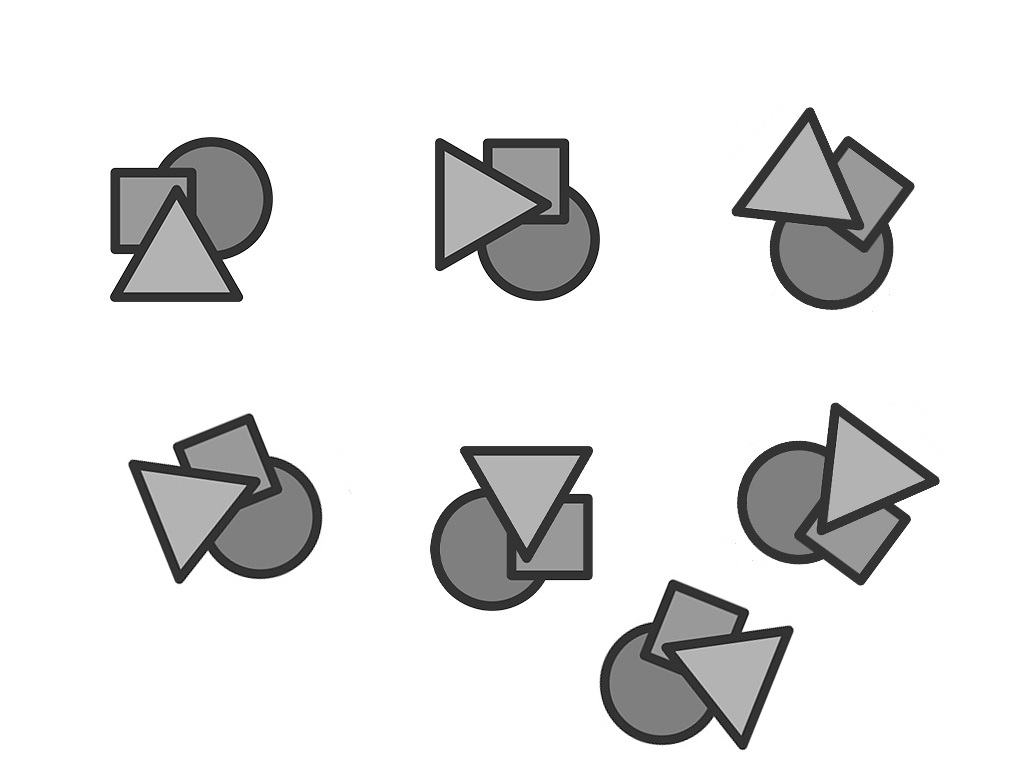
//> input picture scene2.jpg, 1024 x 768 px
$ ./main   (built with g++ and OpenCV 4)
//> lines starting //> are read from the running program, lines starting //| are printed output that depends on the picture; after the words box and inside, x2 and y2 are one past the last pixel; in counts of white or black regions, pixels touching at a corner belong together
#include <opencv2/opencv.hpp>
#include "opencv2/core/core.hpp"
#include "opencv2/imgproc/imgproc.hpp"
#include "opencv2/highgui/highgui.hpp"
#include <iostream>
#include <fstream>

using namespace cv;
using namespace std;
class MatchDescriptor {
public :
    vector<Point2d> sContour;
    vector<complex<float> > b;
    vector<complex<float> > a;
    vector<float> frequence;
    vector<float> rho,psi;
    double pi;
    int nbDesFit;

public :
    MatchDescriptor(){nbDesFit=7;pi=acos(-1.0);};;
    float AjustementRtSafe(vector<Point2d> &c,float &alphaMin,float &phiMin,float &sMin);
    float Ajustement(vector<Point2d> &c,float &alphaMin,float &phiMin,float &sMin);
    void falpha(float x,float *fn,float *df);
    void InitFrequence();
    float rtsafe(float x1,float x2,float xacc);
    float Distance(complex<float> r,float alpha)
    {
    long			i;
    complex<float>		j(0,1);
    float 		d=0;

    for (i=1;i<=nbDesFit;i++)
    {
        d += abs(a[i]-b[i]*r*exp(j*float(alpha*frequence[i])))+ abs(a[a.size()-i]-b[a.size()-i]*r*exp(j*float(alpha*frequence[a.size()-i])));
    }
    return d;
    };

};

void MatchDescriptor::InitFrequence()
{
long i;
int nbElt=sContour.size();
frequence.resize(sContour.size());

for (i=0;i<=nbElt/2;i++)
	frequence[i] = 2*pi*(float)i/nbElt;
for (i=nbElt/2+1;i<nbElt;i++)
	frequence[i] = 2*pi*(float)(i-nbElt)/nbElt;
}


void MatchDescriptor::falpha(float x,float *fn,float *df)
{
long 	n,nbElt = sContour.size();
float	s1=0,s2=0,s3=0,s4=0;
float	ds1=0,ds2=0,ds3=0,ds4=0;

for (n=1;n<=nbDesFit;n++)
	{
	s1 += 	rho[n] * sin(psi[n]+frequence[n]*x) +
			rho[nbElt-n] * sin(psi[nbElt-n]+frequence[nbElt-n]*x);
	s2 += 	frequence[n] * rho[n] * cos(psi[n]+frequence[n]*x) +
			frequence[nbElt-n] * rho[nbElt-n] * cos(psi[nbElt-n]+frequence[nbElt-n]*x);
	s3 += 	rho[n] * cos(psi[n]+frequence[n]*x) +
			rho[nbElt-n] * cos(psi[nbElt-n]+frequence[nbElt-n]*x);
	s4 += 	frequence[n] * rho[n] * sin(psi[n]+frequence[n]*x) +
			frequence[nbElt-n] * rho[nbElt-n] * sin(psi[nbElt-n]+frequence[nbElt-n]*x);
	ds1 += 	frequence[n]*rho[n] * cos(psi[n]+frequence[n]*x) +
	 		frequence[nbElt-n]*rho[nbElt-n] * cos(psi[nbElt-n]+frequence[nbElt-n]*x);
	ds2 += 	-frequence[n]*frequence[n] * rho[n] * sin(psi[n]+frequence[n]*x) -
			frequence[nbElt-n]*frequence[nbElt-n] * rho[nbElt-n] * sin(psi[nbElt-n]+frequence[nbElt-n]*x);
	ds3 += 	-frequence[n]*rho[n] * sin(psi[n]+frequence[n]*x) -
			frequence[nbElt-n]*rho[nbElt-n] * sin(psi[nbElt-n]+frequence[nbElt-n]*x);
	ds4 += 	frequence[n]*frequence[n] * rho[n] * cos(psi[n]+frequence[n]*x) +
	 		frequence[nbElt-n]*frequence[nbElt-n] * rho[nbElt-n] * cos(psi[nbElt-n]+frequence[nbElt-n]*x);
	}
*fn = s1 * s2 - s3 *s4;
*df = ds1 * s2 + s1 * ds2 - ds3 * s4 -  s3 * ds4;
}

float MatchDescriptor::AjustementRtSafe(vector<Point2d> &c,float &alphaMin,float &phiMin,float &sMin)
{
long		    n,nbElt = sContour.size();
float 		    s1,s2,sign1,sign2,df,x1=nbElt,x2=nbElt,dx;
float		    dist,distMin = 10000,alpha,s,phi;
complex<float> 	j(0,1),zz;

InitFrequence();
rho.resize(nbElt);
psi.resize(nbElt);

b.resize(nbElt);
a.resize(nbElt);
if (nbElt!=c.size())
	return -1;
for (n=0;n<nbElt;n++)
	{
	b[n] = complex<float>(sContour[n].x,sContour[n].y);
    a[n]=complex<float>(c[n].x,c[n].y);
	zz = conj(a[n])*b[n];
	rho[n] = abs(zz);
	psi[n] = arg(zz);
	}
float xp=-nbElt,fnp,dfp;
falpha(xp,&fnp,&dfp);

x1=nbElt,x2=nbElt;
sMin =1;
alphaMin = 0;
phiMin = arg(a[1]/b[1]);
do
	{
	x2 = x1;
    falpha(x2,&sign2,&df);
	dx = 1;
	x1 = x2;
	do
		{
        x2=x1;
		x1 -= dx;
        falpha(x1,&sign1,&df);
		}
	while ((sign1*sign2>0)&&(x1>-nbElt));
	if (sign1*sign2<0)
		{
		alpha = rtsafe(x1,x2,1e-8);
        falpha(alpha,&sign1,&df);
        alpha = alpha;
		s1 = 0;
		s2 = 0;
		for (n=1;n<nbElt;n++)
			{
			s1 += 	rho[n] * sin(psi[n]+frequence[n]*alpha);
			s2 += 	rho[n] * cos(psi[n]+frequence[n]*alpha);
			}
		phi = -atan(s1/s2);
        phi =-atan2(s1,s2);
		s1 = 0;
		s2 = 0;
        for (n = 1; n < nbElt; n++)
        {
			s1 += 	rho[n] * cos(psi[n]+frequence[n]*alpha+phi) ;
			s2 +=  abs(b[n] * conj(b[n]));
        }
		s = s1/s2;
		zz = s*exp(j*phi);
		if (s>0)
			dist = Distance(zz,alpha);
		else
			dist = 10000;
		if (dist<distMin)
			{
			 distMin = dist;
			alphaMin = alpha;
			phiMin = phi;
			sMin = s;
			}
		}
	}
while ((x1>-nbElt));
return distMin;
}


#define MAXIT 100

float MatchDescriptor::rtsafe(float x1,float x2,float xacc)
{
	long j;
	float df,dx,dxold,f,fh,fl;
	float temp,xh,xl,rts;

	falpha(x1,&fl,&df);
	falpha(x2,&fh,&df);
	if (fl < 0.0) {
		xl=x2;
		xh=x1;
	} else {
		xh=x2;
		xl=x1;
	}
	rts=0.5*(x1+x2);
	dxold=fabs(x2-x1);
	dx=dxold;
	falpha(rts,&f,&df);
	for (j=1;j<=MAXIT;j++)
		{
		if ((((rts-xh)*df-f)*((rts-xl)*df-f) >= 0.0)
			|| (fabs(2.0*f) > fabs(dxold*df)))
			{
			dxold=dx;
			dx=0.5*(xh-xl);
			rts=xl+dx;
			if (xl == rts) return rts;
			}
		else
			{
			dxold=dx;
			dx=f/df;
			temp=rts;
			rts -= dx;
			if (temp == rts)
				return rts;
			}
		if (fabs(dx) < xacc)
			return rts;
		falpha(rts,&f,&df);
		if (f < 0.0)
			xl=rts;
		else
			xh=rts;
		}
return 0.0;
}


Point2d Echantillon(vector<Point> &c,long i,float l1,float l2,float s)
{

Point2d d = c[(i+1) % c.size()] - c[i % c.size()];
Point2d p = Point2d(c[i % c.size()]) + d * (s-l1)/(l2-l1);
return p;
}


vector<Point2d> ReSampleContour(vector<Point> &c, int nbElt)
{
long 		nb=c.size();
float		l1=0,l2,p,d,s;
vector<Point2d> r;
int j=0;
p = arcLength(c,true);

l2 = norm(c[j]-c[j+1])/p;
for(int i=0;i<nbElt;i++)
	{
	s = (float)i/(float)nbElt;
	while (s>=l2)
		{
		j++;
		l1 = l2;
		d = norm(c[j % nb]-c[(j+1) % nb]);
		l2 = l1+d/p;
		}
	if ((s>=l1)&&(s<l2))
		r.push_back( Echantillon(c,j,l1,l2,s));
	}
return r;
}

int main(int argc, char **argv)
{
vector<vector<Point> > contours;
vector<Vec4i> hierarchy;
Mat mTest,mThresh,mConnected;

Mat m1,m2,m3,m4,m5;
Mat  m=imread("scene2.jpg",CV_LOAD_IMAGE_GRAYSCALE);
//> m: 768 rows x 1024 cols, CV_8UC1; min 0, max 255, mean 228.5

bitwise_not(m,m1);
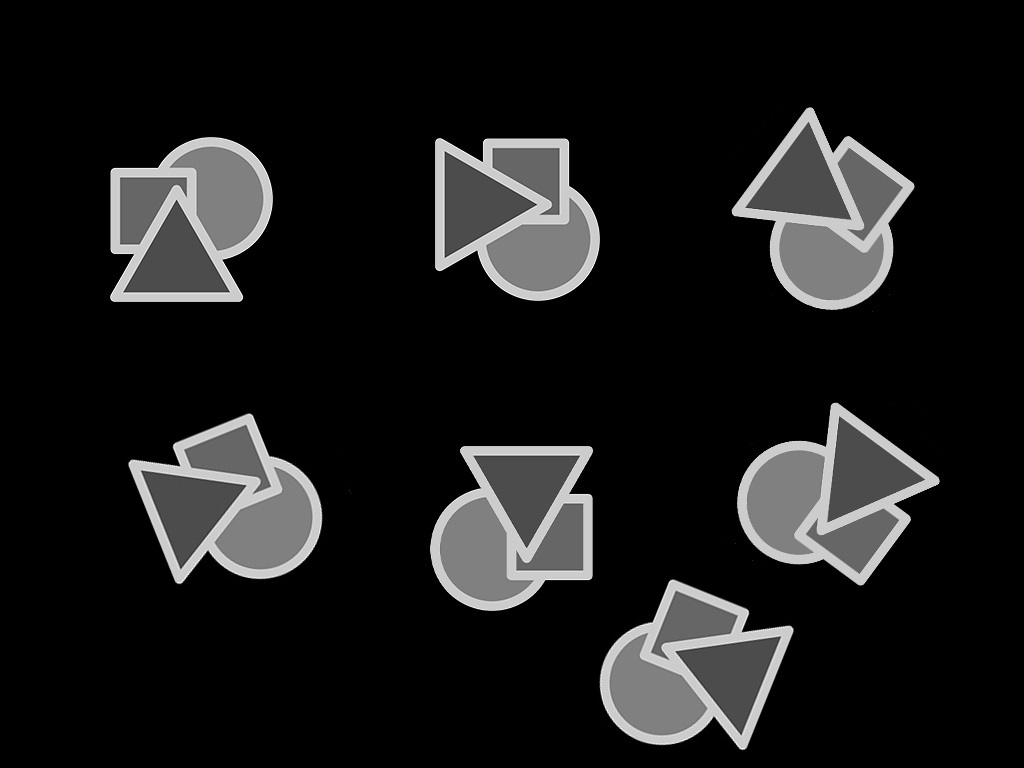
//> m1: 768 rows x 1024 cols, CV_8UC1; min 0, max 255, mean 26.5
threshold(m1,mThresh,5,255,THRESH_BINARY);
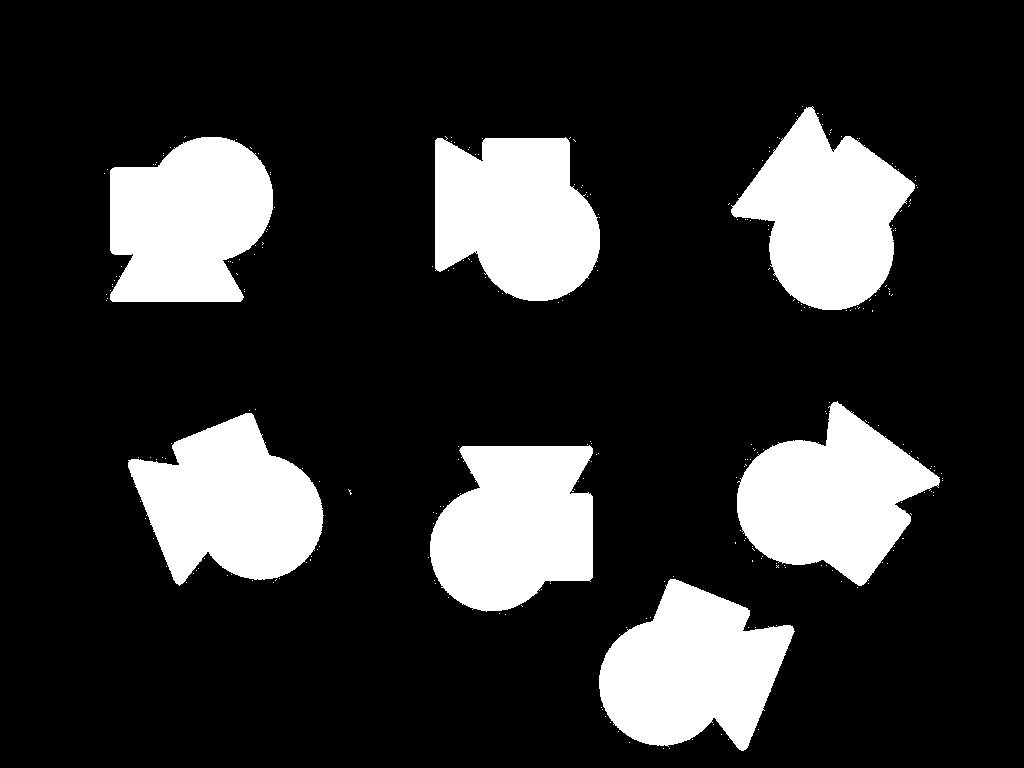
//> mThresh: 768 rows x 1024 cols, CV_8UC1; 19.2% white; 281 white regions (274 under 20 px)
findContours(mThresh,contours,hierarchy, CV_RETR_TREE, CV_CHAIN_APPROX_NONE);
//> contours = 288 contours, 281 with area under 20; largest, box (x1, y1, x2, y2) and area: (128, 413, 324, 586) 21370, (599, 579, 795, 751) 21368, (731, 106, 915, 310) 21206, (737, 401, 940, 586) 21198, (435, 136, 600, 301) 21101, (110, 137, 273, 302) 21090, (430, 445, 593, 612) 21067
int sizeMax=0,idx=0;
vector<int> ctrSelec;
for (int i = 0; i < contours.size(); i++)
{
    if (contours[i].size()>=500 )
    {
        ctrSelec.push_back(i);
    }
}

Mat mc=Mat::zeros(m.size(),CV_8UC3);
vector<vector<Point2d> > z;
vector<vector<Point2d> > Z;

z.resize(ctrSelec.size());
Z.resize(ctrSelec.size());
for (int i = 0; i<ctrSelec.size();i++)
{
    vector<Point2d> c = ReSampleContour(contours[ctrSelec[i]],1024);
    for (int j=0;j<c.size();j++)
        z[i].push_back(c[(j+i*10)%c.size()]);
    dft(z[i],Z[i],DFT_SCALE|DFT_REAL_OUTPUT);
}
//> this loop made 7 passes
//> (nb in ReSampleContour, p in ReSampleContour) on passes 1 to 7: (593, 700.3), (616, 689.7), (591, 700.8), (599, 731.1), (598, 664.3), (618, 695), (587, 716.6)
int indRef=1;
MatchDescriptor md;
md.sContour=Z[indRef];
md.nbDesFit=20;
vector<float> alpha,phi,s;
vector<vector<Point> > ctrRotated;
alpha.resize(ctrSelec.size());
phi.resize(ctrSelec.size());
s.resize(ctrSelec.size());


for (int i = 0; i<ctrSelec.size();i++)
{
    md.AjustementRtSafe(Z[i],alpha[i],phi[i],s[i]);
    complex<float> expitheta=s[i]*complex<float>(cos(phi[i]), sin(phi[i]));
    cout<<"Contour "<<indRef<<" with "<<i<< " origin "<< alpha[i]<<" and rotated of "<<phi[i]*180/md.pi<<" and scale "<<s[i]<<" Distance between contour is "<<md.Distance(expitheta,alpha[i])<<" "<<endl;
    for (int j=1;j<Z[i].size();j++)
    {
        complex<float> zr(Z[indRef][j].x,Z[indRef][j].y);
        zr= zr*expitheta*exp(alpha[i]*md.frequence[j]*complex<float>(0,1));
        Z[i][j].x = zr.real();
        Z[i][j].y = zr.imag();
    }
    dft(Z[i],z[i],DFT_INVERSE);
    vector<Point> c;
    for (int j = 0; j<z[i].size();j++)
        c.push_back(Point(z[i][j].x, z[i][j].y));
    ctrRotated.push_back(c);
}
for (int i = 0; i < ctrSelec.size(); i++)
{
    if (i!=indRef)
        drawContours(mc,contours,ctrSelec[i],Scalar(255,0,0));
    else
        drawContours(mc,contours,ctrSelec[i],Scalar(255,255,255));
    putText(mc,format("%d",i),Point(Z[i][0].x,Z[i][0].y),FONT_HERSHEY_SIMPLEX,1,Scalar(255,0,0));
}
//> this loop made 7 passes
//> pass 3, `putText(mc,format("%d",i),Point(Z[i][0].x,Z[i][0].y),FONT_HERSHEY_SIMP..`:
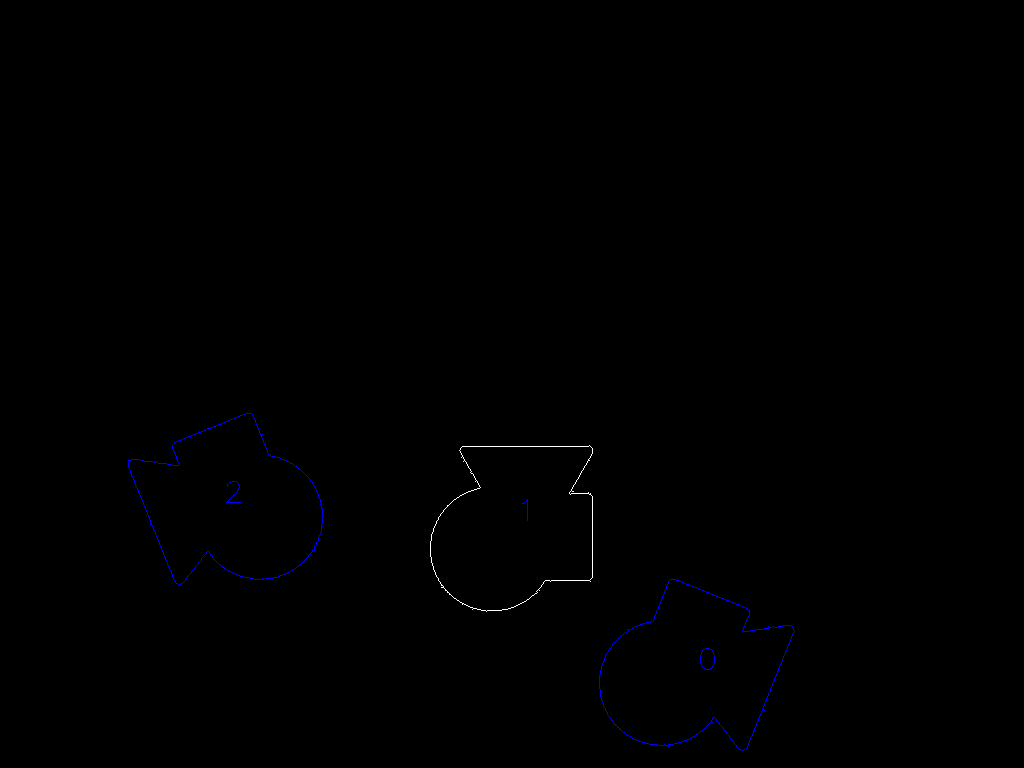
//> mc: 768 rows x 1024 cols, CV_8UC3; mean B, G, R 0.6, 0.2, 0.2
//> after the loop:
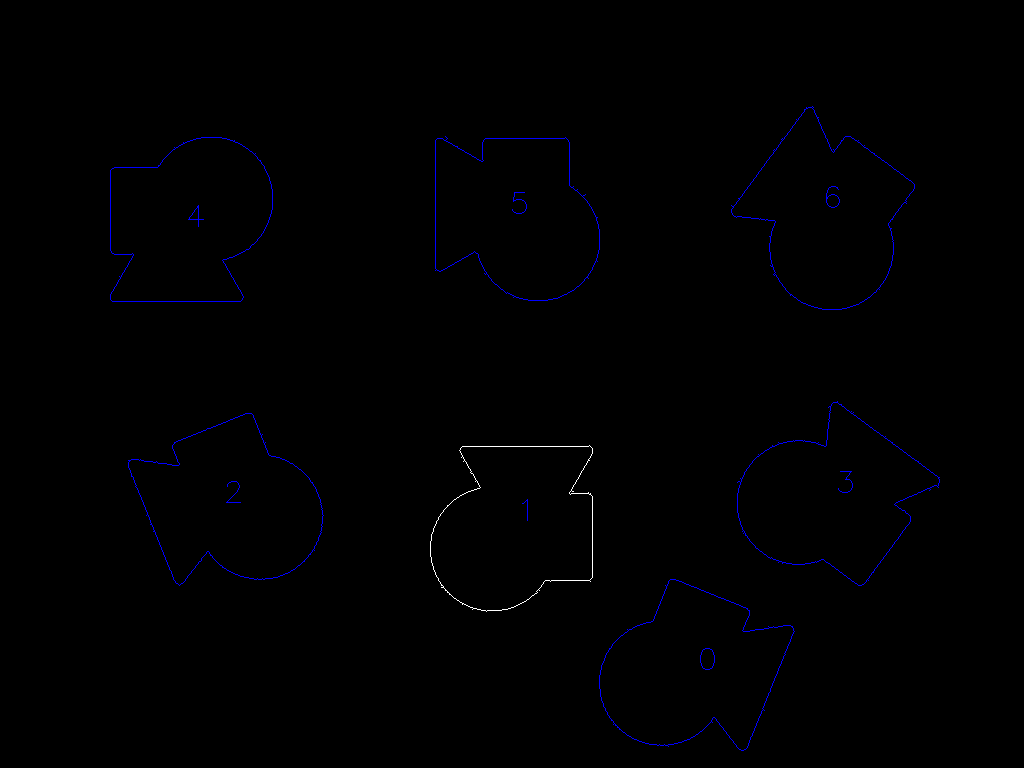
//> mc: 768 rows x 1024 cols, CV_8UC3; 0.33% of pixels changed, all inside (x1, y1, x2, y2) = (110, 106, 940, 586)

for (int i = 0; i < ctrSelec.size(); i++)
{
        drawContours(mc,ctrRotated,i,Scalar(0,0,255));
}
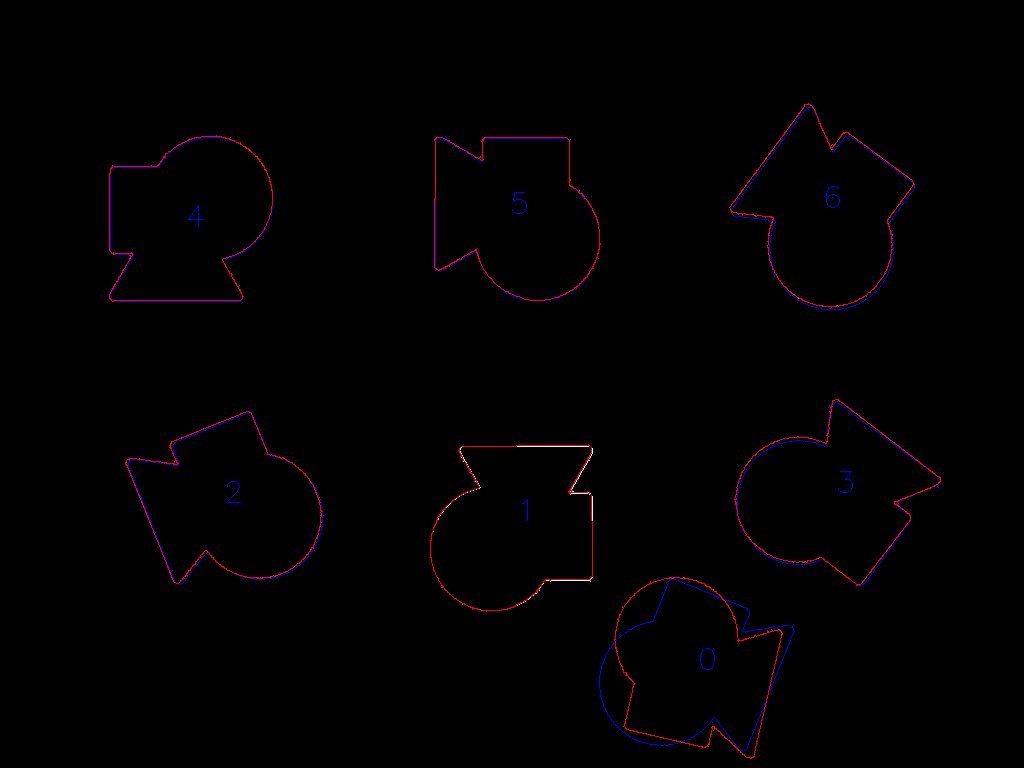
//> mc: 768 rows x 1024 cols, CV_8UC3; 0.62% of pixels changed, all inside (x1, y1, x2, y2) = (109, 103, 941, 759)
imshow("mc ",mc);
waitKey();

return 0;
};
